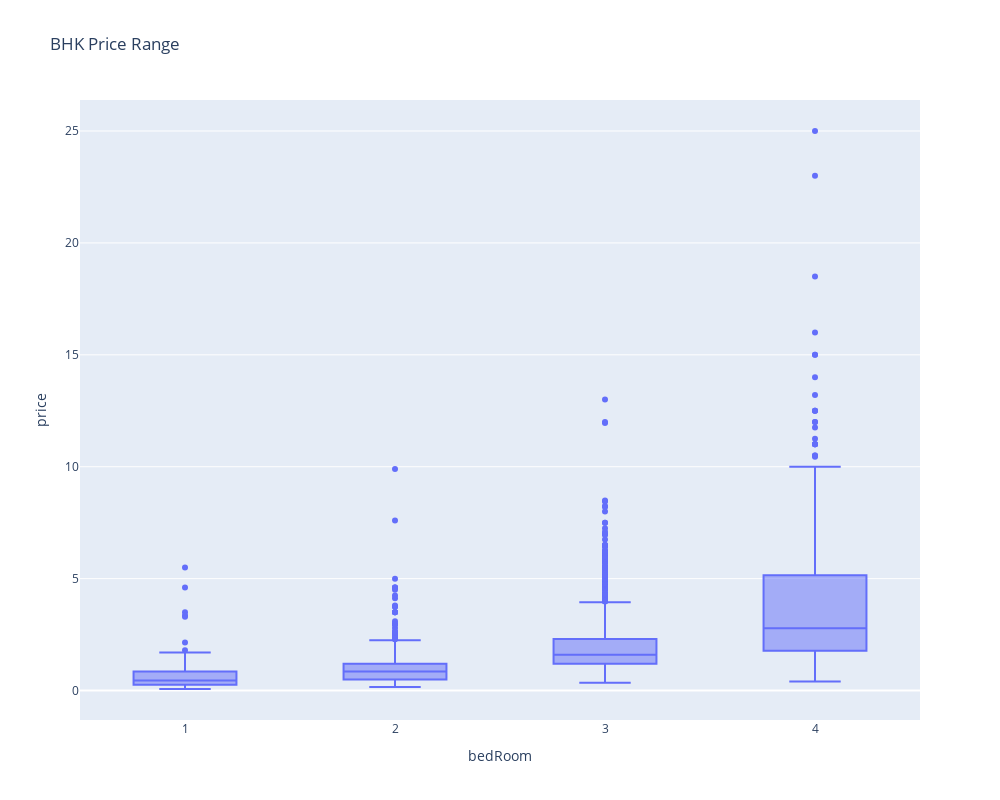

The code cell stored with this chart in its notebook:
### Code cell
temp_df = df[df['bedRoom'] <= 4]
# Create side-by-side boxplots of the total bill amounts by day
fig = px.box(temp_df, x='bedRoom', y='price', title='BHK Price Range',height=800,width=1000)

# Show the plot
fig.show()

### Figure 1 — Plotly figure (JSON) as saved in the notebook; plotly's stock layout.template omitted (floating-point values rounded to 4 significant figures; data arrays with more than 128 entries replaced by an {"elided": "..."} marker saying what was removed)
{"data": [{"alignmentgroup": "True", "hovertemplate": "bedRoom=%{x}<br>price=%{y}<extra></extra>", "legendgroup": "", "marker": {"color": "#636efa"}, "name": "", "notched": false, "offsetgroup": "", "orientation": "v", "showlegend": false, "type": "box", "x": {"elided": "3255 int values"}, "x0": " ", "xaxis": "x", "y": {"elided": "3255 float values"}, "y0": " ", "yaxis": "y"}], "layout": {"boxmode": "group", "height": 800, "legend": {"tracegroupgap": 0}, "title": {"text": "BHK Price Range"}, "width": 1000, "xaxis": {"anchor": "y", "autorange": true, "domain": [0, 1], "range": [0.5, 4.5], "title": {"text": "bedRoom"}, "type": "linear"}, "yaxis": {"anchor": "x", "autorange": true, "domain": [0, 1], "range": [-1.315, 26.39], "title": {"text": "price"}, "type": "linear"}}}
